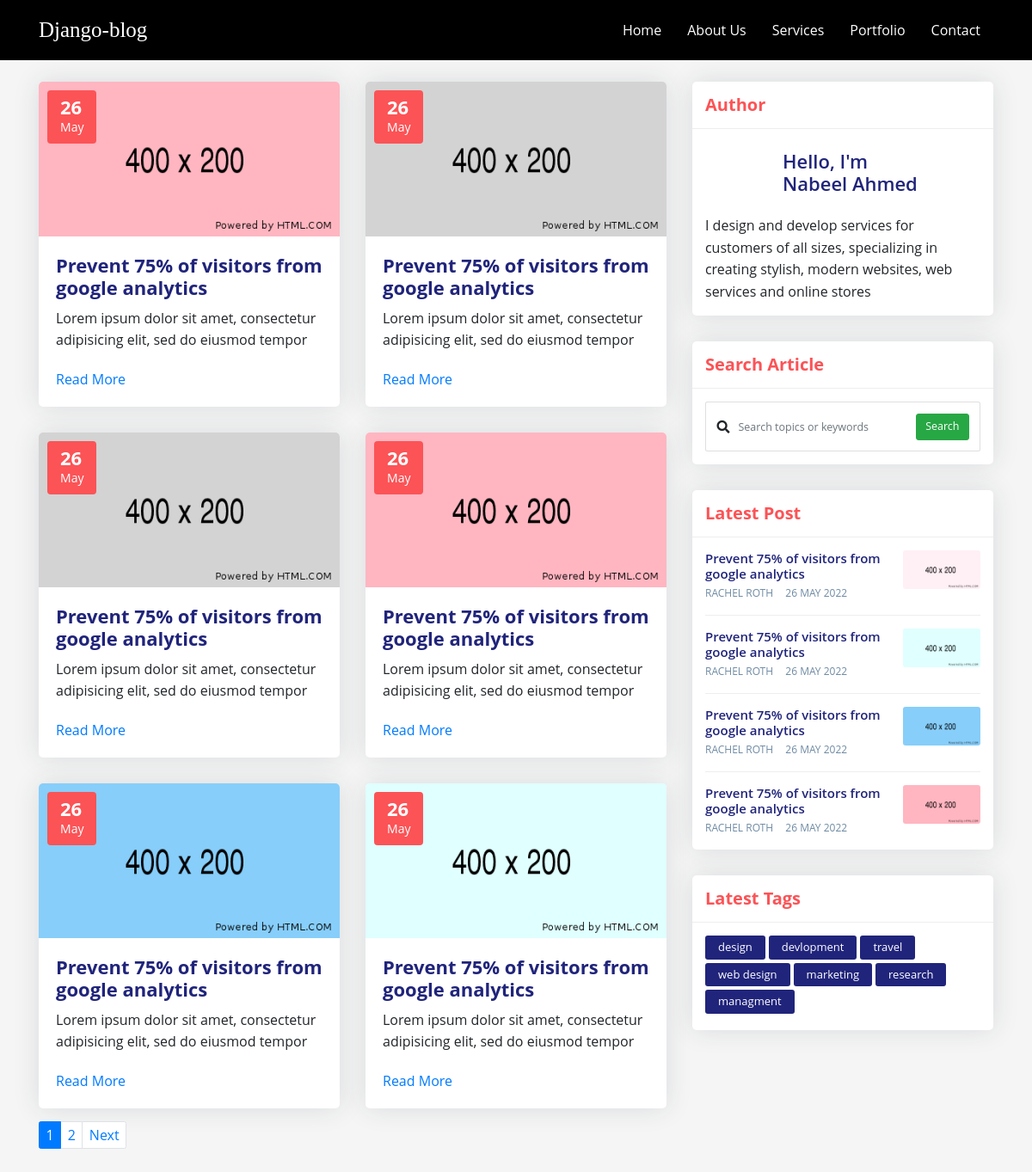
Before: / with the older database file.
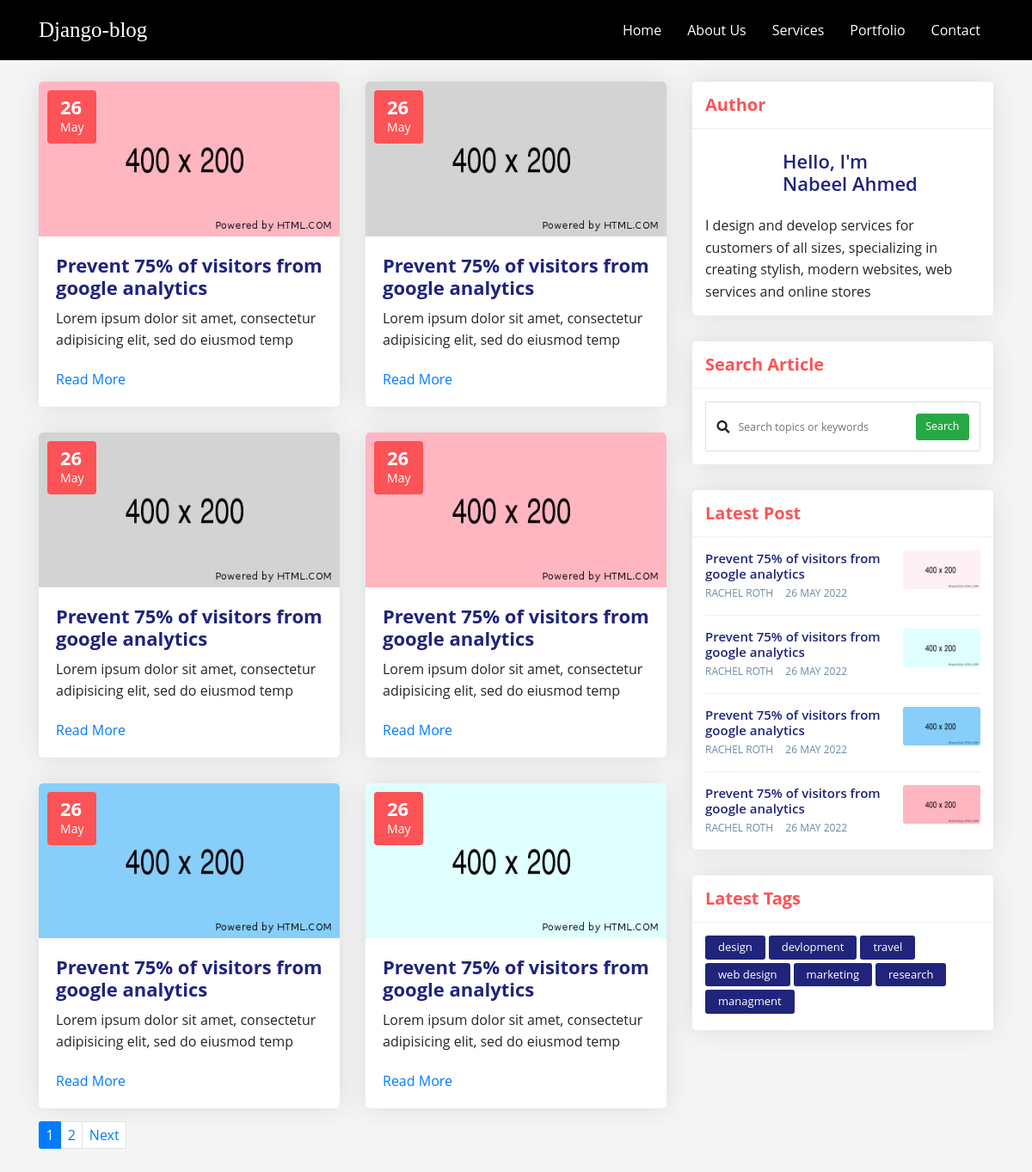
After: the same page with the newer database file.
### blog/models.py (models this page shows, shortened)
class Article(models.Model):
    title = models.CharField(max_length=100)
    slug = models.SlugField(unique=True, null=True, blank=True)
    image = models.ImageField(
    	null=True, upload_to='article_images'
    )
    body = HTMLField()
    primary_category = models.ForeignKey(
        Category, related_name='primary_products',
        on_delete=models.CASCADE
    )
    secondary_categories = models.ManyToManyField(
    	Category, blank=True
    )
    meta_name = models.CharField(max_length=250, null=True, blank=True)
    meta_description = models.CharField(
    	max_length=250, null=True, blank=True
    )
    is_active = models.BooleanField(default=True)
    cr_date = models.DateTimeField(auto_now_add=True)
    up_date = models.DateTimeField(auto_now_add=True)
    class Meta:
        ordering = ['cr_date']
        verbose_name_plural = "Articles"

### blog/views.py (the view)
# urls.py: path('', ArticleList.as_view(), name='blog-list'),
class ArticleList(generic.ListView):
    model = Article
    template_name = 'blog/list.html'
    paginate_by = 6
    queryset = Article.objects.filter(is_active=True)
    def get_queryset(self):
        qs = Article.objects.all().select_related('primary_category')
        category = self.request.GET.get('category', None)
        search = self.request.GET.get('search', None)
        if search:
            qs = qs.filter(
                Q(title__icontains=search) |
                Q(primary_category__name__icontains=search)
            ).distinct()
        if category:
            qs = qs.filter(Q(primary_category__name=category) |
                           Q(secondary_categories__name=category)).distinct()
        return qs
    def get_context_data(self, **kwargs):
        context = super(ArticleList, self).get_context_data(**kwargs)
        context.update({
            "recent_article": Article.objects.all().order_by('-cr_date')[0:4],
            "categories": Category.objects.all(),
            "search": self.request.GET.get('search', None),
        })
        return context

### templates/blog/list.html (shortened to what this page needs)
{% extends 'base.html' %}
{% load static %}
{% block content %}
<link rel="stylesheet" href="https://cdnjs.cloudflare.com/ajax/libs/font-awesome/5.12.1/css/all.min.css" />
<section class="blog-listing gray-bg">
        <div class="container">
            <div class="row align-items-start">
                <div class="col-lg-8 m-15px-tb">
                    <div class="row">
                        {% for i in object_list %}
                        	<div class="col-sm-6">
                            	<div class="blog-grid">
	                                <div class="blog-img">
	                                    <div class="date">
	                                        <span>{{i.cr_date|date:'d'}}</span>
	                                        <label>{{i.cr_date|date:'M'}}</label>
	                                    </div>
	                                    <a href="{% url 'article-detail' i.slug %}">
	                                        <img src="{{i.image.url}}" title="" alt="" style="width:100%; height: 180px;">
	                                    </a>
	                                </div>
	                                <div class="blog-info">
	                                    <h5><a href="{% url 'article-detail' i.slug %}" >{{i.title}}</a></h5>
	                                    <p>{{i.body|safe|slice:'0:80'}}</p>
	                                    <div class="btn-bar">
	                                        <a href="{% url 'article-detail' i.slug %}" class="px-btn-arrow">
	                                            <span>Read More</span>
	                                        </a>
	                                    </div>
	                                </div>
	                            </div>
	                        </div>
                        {% endfor %}
                        {% if is_paginated %}
	                        <div class="col-12">
	                            <ul class="pagination pagination-primary">
			                        {% for i in paginator.page_range %}
			                            {% if page_obj.number == i %}
			                                <li class="page-item active">
			                                    <a class="page-link" href="#">{{i}}</a>
			                                </li>
			                            {% else %}
			                                <li class="page-item">
			                                    <a class="page-link" href="?page={{ i }}">{{ i }}</a>
			                                </li>
			                            {% endif %}
			                        {% endfor %}
			                        {% if page_obj.has_next %}
			                            <li class="page-item"><a class="page-link" href="?page={{ page_obj.next_page_number }}">Next</a></li>
			                        {% endif %}
			                    </ul>
	                        </div>
	                      {% endif %}
                    </div>
                </div>
                {% include 'blog/sidebar.html' %}
            </div>
        </div>
    </section>
{% endblock %}

### templates/blog/sidebar.html (shortened to what this page needs)
<div class="col-lg-4 m-15px-tb blog-aside">
    <div class="widget widget-author">
        <div class="widget-title">
            <h3>Author</h3>
        </div>
        <div class="widget-body">
            <div class="media align-items-center">
                <div class="avatar">
                </div>
                <div class="media-body">
                    <h6>Hello, I'm<br> Nabeel Ahmed</h6>
                </div>
            </div>
            <p>I design and develop services for customers of all sizes, specializing in creating stylish, modern websites, web services and online stores</p>
        </div>
    </div>
    <div class="widget widget-post">
        <div class="widget-title">
            <h3>Search Article</h3>
        </div>
        <div class="widget-body">
            <form class="card card-sm" method="get">
                <div class="card-body row no-gutters align-items-center">
                    <div class="col-auto">
                        <i class="fas fa-search h4 text-body"></i>
                    </div>
                    <div class="col">
                        <input name="search" class="form-control form-control-lg form-control-borderless" type="search" placeholder="Search topics or keywords" value="{% if search %}{{ search }}{% endif %}">
                    </div>
                    <div class="col-auto">
                        <button class="btn btn-lg btn-success" type="submit">Search</button>
                    </div>
                </div>
            </form>
        </div>
    </div>
    <div class="widget widget-latest-post">
        <div class="widget-title">
            <h3>Latest Post</h3>
        </div>
        <div class="widget-body">
            {% for i in recent_article %}
            <div class="latest-post-aside media">
                <div class="lpa-left media-body">
                    <div class="lpa-title">
                        <h5><a href="{% url 'article-detail' i.slug %}">{{i.title}}</a></h5>
                    </div>
                    <div class="lpa-meta">
                        <a class="name" href="{% url 'article-detail' i.slug %}">
                            Rachel Roth
                        </a>
                        <a class="date" href="{% url 'article-detail' i.slug %}">
                            {{i.cr_date|date:'d'}} {{i.cr_date|date:'M'}} {{i.cr_date|date:'Y'}}
                        </a>
                    </div>
                </div>
                <div class="lpa-right">
                    <a href="{% url 'article-detail' i.slug %}">
                        <img src="{{i.image.url}}" title="" alt="">
                    </a>
                </div>
            </div>
            {% endfor %}
        </div>
    </div>
    <div class="widget widget-tags">
        <div class="widget-title">
            <h3>Latest Tags</h3>
        </div>
        <div class="widget-body">
            <div class="nav tag-cloud">
                {% for i in categories %}
                    <a href="?category={{i.name}}">{{i.name}}</a>
                {% endfor %}
            </div>
        </div>
    </div>
</div>

Changed rows visible on the page:
changed Article (number 1 of 7 on the later page): body "Lorem ipsum dolor sit amet, consectetur adipisicing elit, sed do eiusmod tempor" → "Lorem ipsum dolor sit amet, consectetur adipisicing elit, sed do eiusmod temp"
changed Article (number 2 of 7 on the later page): body "Lorem ipsum dolor sit amet, consectetur adipisicing elit, sed do eiusmod tempor" → "Lorem ipsum dolor sit amet, consectetur adipisicing elit, sed do eiusmod temp"
changed Article (number 3 of 7 on the later page): body "Lorem ipsum dolor sit amet, consectetur adipisicing elit, sed do eiusmod tempor" → "Lorem ipsum dolor sit amet, consectetur adipisicing elit, sed do eiusmod temp"
changed Article (number 4 of 7 on the later page): body "Lorem ipsum dolor sit amet, consectetur adipisicing elit, sed do eiusmod tempor" → "Lorem ipsum dolor sit amet, consectetur adipisicing elit, sed do eiusmod temp"
changed Article (number 5 of 7 on the later page): body "Lorem ipsum dolor sit amet, consectetur adipisicing elit, sed do eiusmod tempor" → "Lorem ipsum dolor sit amet, consectetur adipisicing elit, sed do eiusmod temp"
changed Article (number 6 of 7 on the later page): body "Lorem ipsum dolor sit amet, consectetur adipisicing elit, sed do eiusmod tempor" → "Lorem ipsum dolor sit amet, consectetur adipisicing elit, sed do eiusmod temp"
